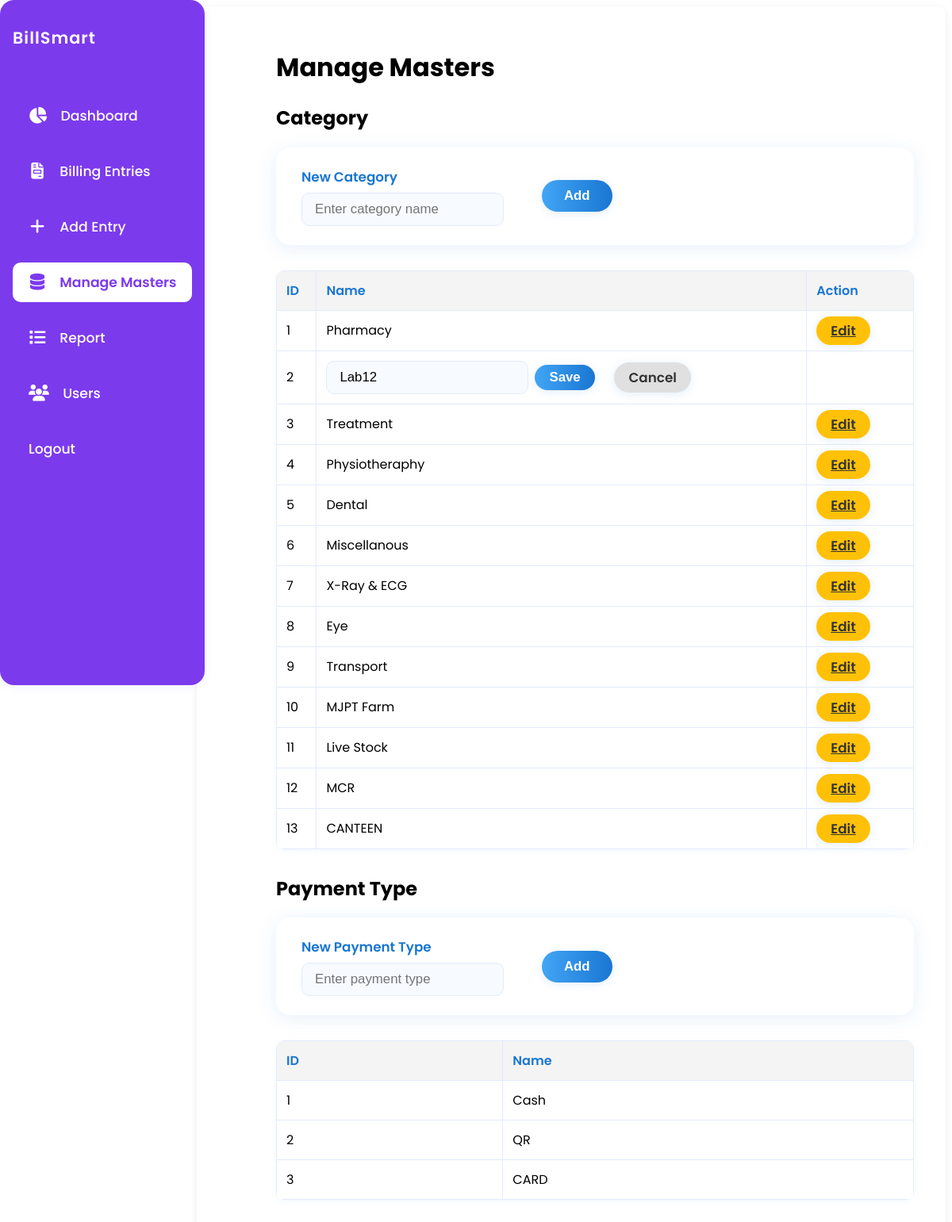
The page /masters?edit_category=2 (signed in) on the database its author committed.
### app.py (models this page shows)
class Category(db.Model):
    id = db.Column(db.Integer, primary_key=True)
    name = db.Column(db.String(100), unique=True, nullable=False)

class PaymentType(db.Model):
    id = db.Column(db.Integer, primary_key=True)
    name = db.Column(db.String(100), unique=True, nullable=False)

### app.py (the view, shortened to what this page needs)
@app.route('/masters', methods=['GET', 'POST'])
@login_required
def masters():
    categories = Category.query.all()
    payment_types = PaymentType.query.all()
    edit_category = None
    edit_category_id = request.args.get('edit_category')
    if edit_category_id:
        edit_category = Category.query.get(int(edit_category_id))
    return render_template('masters.html', categories=categories, payment_types=payment_types, edit_category=edit_category)

### app.py (called while the page is built, shortened)
def login_required(f):
    @wraps(f)
    def decorated_function(*args, **kwargs):
        if 'user_id' not in session:
            return redirect(url_for('login'))
        return f(*args, **kwargs)
    return decorated_function

@app.context_processor
def inject_usertype():
    return dict(session=session)

@app.before_request
def daily_backup():
    if not os.path.exists(BACKUP_DIR):
        os.makedirs(BACKUP_DIR)
    today = datetime.now().strftime('%Y-%m-%d')
    last_backup = None
    if os.path.exists(LAST_BACKUP_FILE):
        with open(LAST_BACKUP_FILE, 'r') as f:
            last_backup = f.read().strip()

### templates/masters.html (shortened to what this page needs)
<!DOCTYPE html>
<html lang="en">
<head>
</head>
<body>
            {% from '_flash_messages.html' import flash_messages %}
        <div class="container" style="max-width:100vw; padding:32px 40px 32px 100px;">
            {% include '_navbar.html' %}
        <h1>Manage Masters</h1>
        <h2>Category</h2>
        <form method="post" class="card-form">
            <label class="card-label">
                <span class="card-label-text">New Category</span>
                <input type="text" name="category" placeholder="Enter category name" required class="card-input">
            </label>
            <button type="submit" class="card-btn">Add</button>
        </form>
        <table>
            <tr><th>ID</th><th>Name</th><th>Action</th></tr>
            {% for cat in categories %}
            <tr>
                <td>{{ cat.id }}</td>
                <td>
                    {% if edit_category and edit_category.id == cat.id %}
                        <form method="post" class="card-form" style="background:none; box-shadow:none; padding:0; margin:0; gap:0.5em;">
                            <input type="text" name="edit_category_name" value="{{ cat.name }}" required class="card-input" style="min-width:120px;">
                            <button type="submit" class="card-btn" style="padding:6px 18px;">Save</button>
                            <a href="{{ url_for('masters') }}" class="card-btn" style="background:#e0e0e0; color:#333; padding:6px 18px; text-decoration:none;">Cancel</a>
                        </form>
                    {% else %}
                        {{ cat.name }}
                    {% endif %}
                </td>
                <td>
                    {% if not (edit_category and edit_category.id == cat.id) %}
                        <a href="{{ url_for('masters', edit_category=cat.id) }}" class="card-btn" style="padding:6px 18px; background:#ffc107; color:#333;">Edit</a>
                    {% endif %}
                </td>
            </tr>
            {% endfor %}
        </table>
        <h2>Payment Type</h2>
        <form method="post" class="card-form">
            <label class="card-label">
                <span class="card-label-text">New Payment Type</span>
                <input type="text" name="payment_type" placeholder="Enter payment type" required class="card-input">
            </label>
            <button type="submit" class="card-btn">Add</button>
        </form>
        <table>
            <tr><th>ID</th><th>Name</th></tr>
            {% for pt in payment_types %}
            <tr><td>{{ pt.id }}</td><td>{{ pt.name }}</td></tr>
            {% endfor %}
        </table>
    </div>
</body>
</html>

### templates/masters.html (style rules this page uses)
.container { max-width: 900px; margin-left: 220px; background: #fff; padding: 2em 2.5em; border-radius: 10px; box-shadow: 0 2px 8px rgba(0,0,0,0.08); }
.card-form { display: flex; flex-wrap: wrap; gap: 1.5em; align-items: center; margin-bottom: 2em; background: #fff; padding: 1.5em 2em; border-radius: 18px; box-shadow: 0 4px 24px rgba(25, 118, 210, 0.10); }
.card-label { display: flex; flex-direction: column; gap: 0.3em; margin-right: 1.5em; }
.card-label-text { font-size: 1.05em; color: #1976d2; font-weight: 600; margin-bottom: 2px; }
.card-input { padding: 10px 16px; border: 1px solid #e3eafc; border-radius: 10px; font-size: 1.05em; background: #f7faff; transition: border-color 0.2s; }
.card-btn { background: linear-gradient(90deg, #42a5f5 0%, #1976d2 100%); color: #fff; border: none; padding: 10px 28px; border-radius: 30px; font-size: 1.05em; font-weight: 600; box-shadow: 0 2px 12px rgba(25, 118, 210, 0.12); margin-right: 1em; cursor: pointer; transition: background 0.2s, box-shadow 0.2s; }
table { border-collapse: collapse; width: 100%; margin-bottom: 2em; background: #fff; box-shadow: 0 2px 8px rgba(25, 118, 210, 0.05); border-radius: 10px; overflow: hidden; }
th, td { border: 1px solid #e3eafc; padding: 12px; text-align: left; }
th { background: #f4f4f4; color: #1976d2; font-weight: 600; }

### templates/_navbar.html (style rules this page uses)
body { font-family: 'Poppins', Arial, sans-serif; }
.container { margin-left: 240px !important; max-width: 900px; }

### rows shown on the page
Category: id "1", name "Pharmacy"
Category: id "2", edit_category_name "Lab12"
Category: id "3", name "Treatment"
Category: id "4", name "Physiotheraphy"
Category: id "5", name "Dental"
Category: id "6", name "Miscellanous"
Category: id "7", name "X-Ray & ECG"
Category: id "8", name "Eye"
Category: id "9", name "Transport"
Category: id "10", name "MJPT Farm"
Category: id "11", name "Live Stock"
Category: id "12", name "MCR"
Category: id "13", name "CANTEEN"
PaymentType: id "1", name "Cash"
PaymentType: id "2", name "QR"
PaymentType: id "3", name "CARD"
